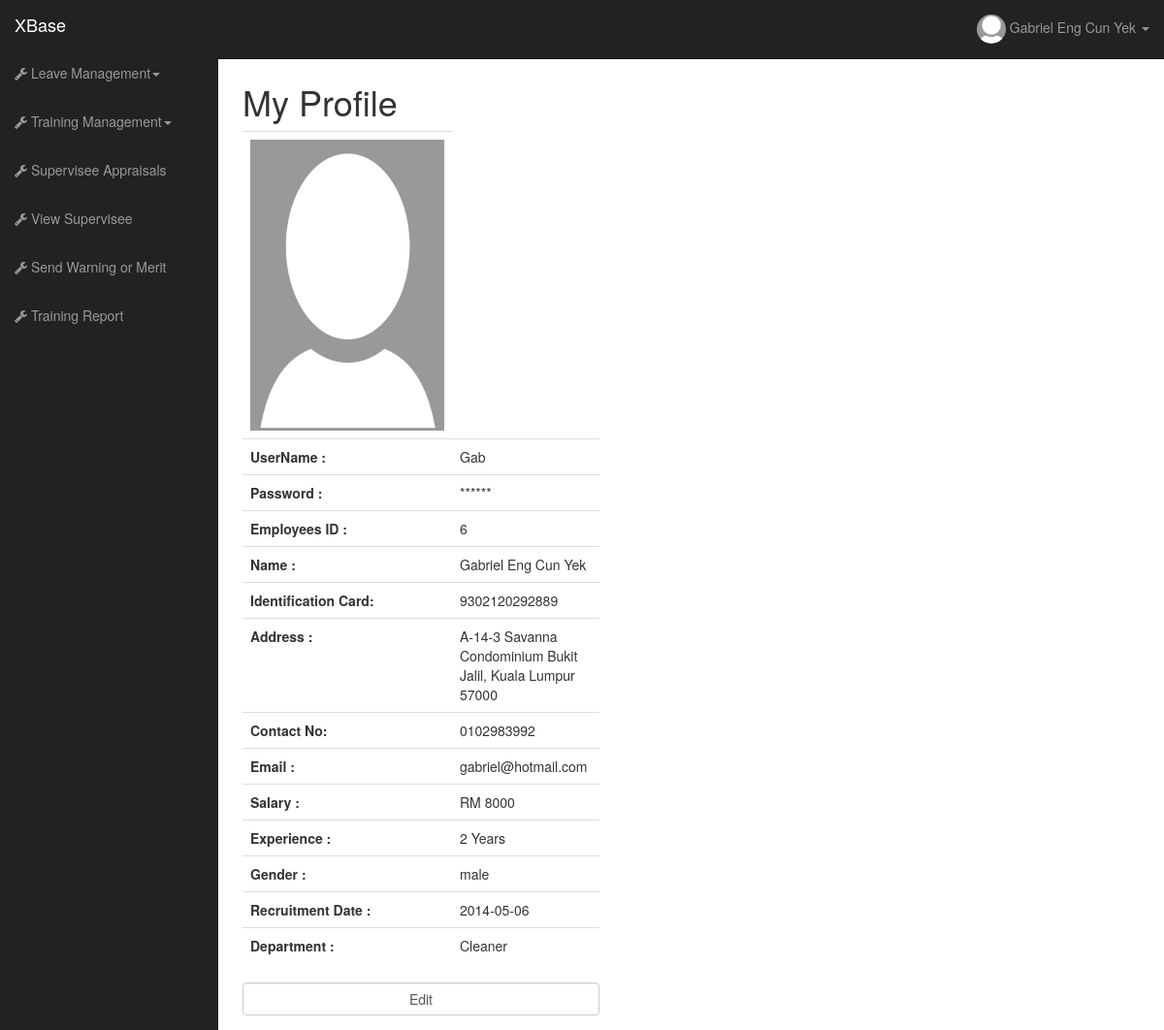
/profile.php (signed in), run on the app's committed database.
### tables this page shows
CREATE TABLE IF NOT EXISTS `employees` (
  `Employees_ID` int(11) NOT NULL AUTO_INCREMENT,
  `FullName` varchar(300) NOT NULL,
  `Identification_Card` varchar(100) NOT NULL,
  `Address` varchar(300) NOT NULL,
  `Contact_No` varchar(100) NOT NULL,
  `Email` varchar(300) NOT NULL,
  `Salary` varchar(100) NOT NULL,
  `Experience` varchar(300) NOT NULL,
  `Gender` varchar(100) NOT NULL,
  `Recruitment_Date` date NOT NULL,
  `Privilege` varchar(100) NOT NULL,
  PRIMARY KEY (`Employees_ID`)
);

CREATE TABLE IF NOT EXISTS `employees_department` (
  `EmpDepart_ID` int(11) NOT NULL AUTO_INCREMENT,
  `Employees_ID` int(11) NOT NULL,
  `Department_ID` int(11) NOT NULL,
  PRIMARY KEY (`EmpDepart_ID`)
);

CREATE TABLE IF NOT EXISTS `department` (
  `Department_ID` int(11) NOT NULL AUTO_INCREMENT,
  `Department_Name` varchar(300) NOT NULL,
  `Supervisor_ID` int(11) NOT NULL,
  PRIMARY KEY (`Department_ID`)
);

### core/function/users.php (called while the page is built, shortened)
<?php
function getuserdetails ($id, $parameter){
    $query= mysql_query("SELECT * FROM employees WHERE Employees_ID='$id'");
    $result = mysql_result($query,0, $parameter);
    return $result;
}
function Agetuserlogin($id,$parameter){
	$query= mysql_query("SELECT * FROM login WHERE Employee_ID ='$id'");
	$result = mysql_result($query,0, $parameter);
	return $result;
}
function checkprivilege ($id){
	$query = mysql_query("SELECT Privilege FROM employees WHERE Employees_ID='$id'");
	$result = mysql_result($query, 0, "Privilege");
	return $result;
}
function getdepartmentname ($id){
	$query= mysql_query("SELECT Department_Name FROM department WHERE Department_ID='$id'");
	$result =mysql_result($query, 0);
	return $result;
}
function getdepartmentID ($id){
	$query = mysql_query("SELECT Department_ID FROM employees_department WHERE Employees_ID = '$id' ");
	$result = mysql_result($query, 0);
	return $result;
}
?>

### profile.php (the view, shortened to what this page needs)
<?php require 'core/init.php' ?>
  <body>
    <div id="wrapper">
<?php
				if ($privilege== "normal"){
					include 'widget/header-normal.php';
				}else if ($privilege=="supervisor"){
					include 'widget/header-supervisor.php';
				}else if ($privilege=="admin"){
					include 'widget/header-admin.php';
				}
?>
      <div id="page-wrapper">
        <div class="row">
          <div class="col-xs-5">
			<form method ="post" action="profile-edit.php">
    <h1>My Profile</h1>
             <table class="table">
             <tr>
	 <td>
             <?php
			 $file = "picture/".$userid.".jpg";
			 if (file_exists($file)==true){
				$pict = $userid;
			 }else{
				 $pict = "no-pict";
			 }
			 ?>
             <img src="picture/<?php
			 echo $pict;
			 ?>.jpg" width="200" height="300" >
            </td>
            </tr>
                 <tr>
		<th>UserName :</th>
		<td><?php
			$username =Agetuserlogin($userid,'UserName');
			echo $username;
?>
		</td>
		</tr>
             <tr>
		<th>Password :</th>
		<td><?php
			echo "******";
?>
		</td>
		</tr>
             <tr>
		<th>Employees ID :</th>
		<td><?php
			$ID =getuserdetails($userid,'Employees_ID');
			echo $ID;
?>
		</td>
		</tr>
        <tr>
        <th>Name :</th>
        <td><?php
                    $name =getuserdetails ($userid, 'FullName');
                      echo $name;
			?>
    </td>
    </tr>
<tr>
		<th>Identification Card:</th>
		<td><?php
			$IC =getuserdetails($userid,'Identification_Card');
			echo $IC;
?>
		</td>
		</tr>
<tr>
        <th>Address :</th>
        <td><?php
            $address =getuserdetails ($userid, "Address");
                      echo $address;
                      ?>
    </td>
    </tr>
    <tr>
        <th>Contact No:</th>
        <td><?php $contact =getuserdetails ($userid, "Contact_No");
                      echo $contact;?>
     </td>
    </tr>
    <tr>
        <th>Email :</th>
        <td><?php
			$email =getuserdetails($userid,'Email');
			echo $email;
			?>
    </td>
    </tr>
    <tr>
        <th>Salary :</th>
        <td><?php $salary =getuserdetails($userid,'Salary');
			echo "RM ".$salary;
			?>
    </td>
    </tr>
    <tr>
        <th>Experience :</th>
        <td><?php
            $exp=getuserdetails($userid,'Experience');
			echo $exp." Years";?>
    </td>
    </tr>
    <tr>
        <th>Gender :</th>
        <td><?php
			$gender=getuserdetails($userid,'Gender');
			echo $gender;
			?>
    </td>
    </tr>
    <tr>
        <th>Recruitment Date :</th>
        <td><?php
            $recrdate=getuserdetails($userid,'Recruitment_Date');
			echo $recrdate;
			?>
    </td>
    </tr>
    <tr>
        <th>Department :</th>
        <td><?php
			$depart=getdepartmentname (getdepartmentID($userid));
			echo $depart;
			?>
   	</td>
    </tr>
    </table>
      <input type="submit" Value="Edit" class="form-control" name="edite">
        </form>
          </div>
        </div>
      </div>
    </div>
  </body>
</html>

### widget/topmenu-supervisor.php (shortened to what this page needs)
<ul class="nav navbar-nav navbar-right navbar-user">
            <li class="dropdown user-dropdown">
              <a href="#" class="dropdown-toggle" data-toggle="dropdown"><img src='<?php
			 $file = "picture/".$userid.".jpg";
			 if (file_exists($file)==true){
				$pict = $userid;
			 }else{
				 $pict = "no-pict";
			 }
			 echo "picture/".$pict.".jpg";
			 ?>'  width="30px" height="30px"  class="img-circle">
 <?php echo getuserdetails($userid, "FullName");  ?> <b class="caret"></b></a>
            </li>
          </ul>

### data on the page
employees: FullName "Gabriel Eng Cun Yek", Employees_ID "6", Identification_Card "9302120292889", Address "A-14-3 Savanna Condominium Bukit Jalil, Kuala Lumpur 57000", Contact_No "0102983992", Email "gabriel@hotmail.com", Salary "8000", Experience "2", Gender "male", Recruitment_Date "2014-05-06"
employees_department: Department_ID.Department_Name "Cleaner"

### other printed values
$username "Gab"
